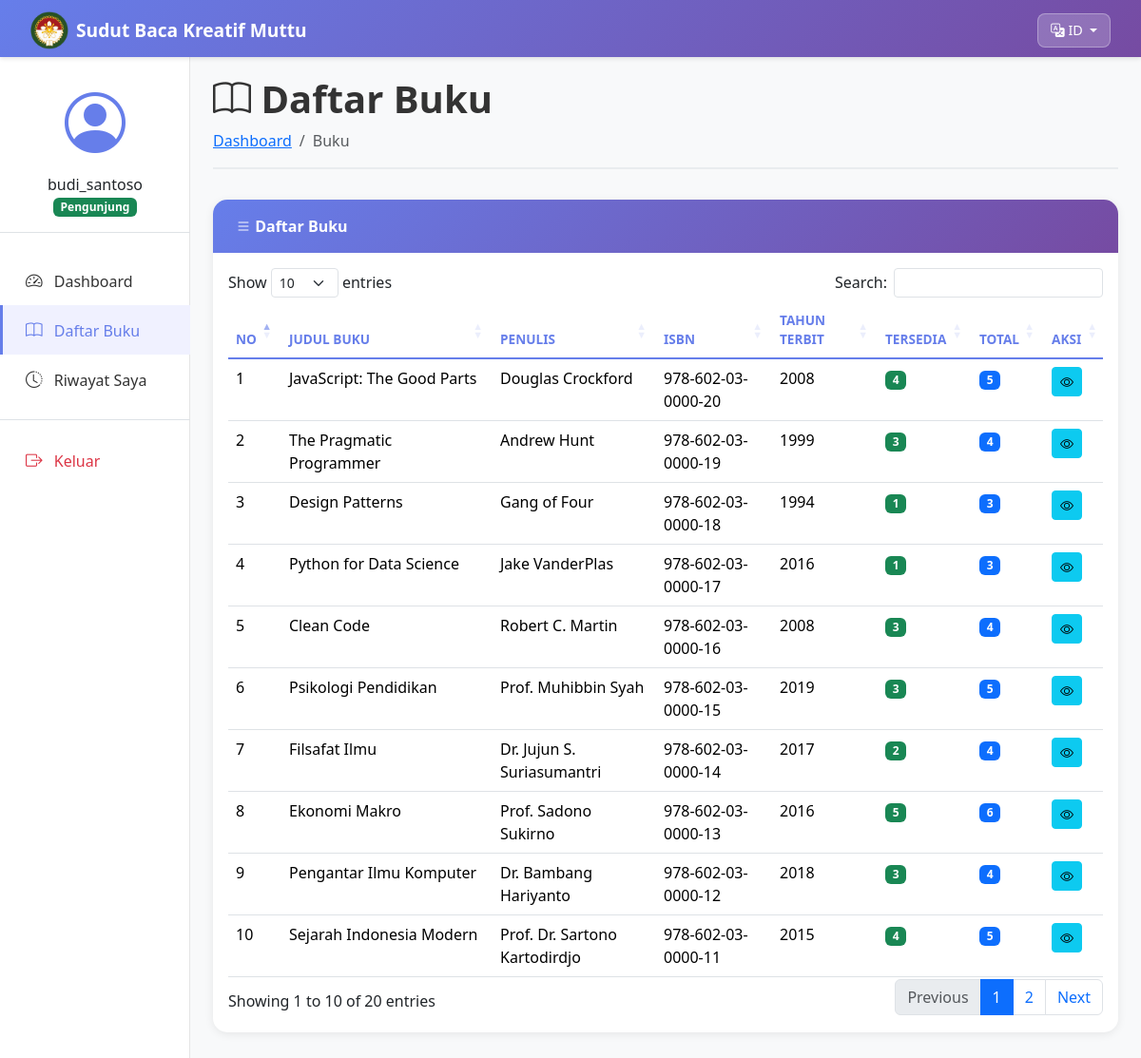
/public/books/index.php (signed in), run on the app's committed database.
### tables this page shows
CREATE TABLE books (
    id INT AUTO_INCREMENT PRIMARY KEY,
    title VARCHAR(255) NOT NULL,
    author VARCHAR(100) NOT NULL,
    published_year YEAR,
    isbn VARCHAR(20) UNIQUE,
    available_copies INT DEFAULT 0,
    total_copies INT DEFAULT 0,
    created_at TIMESTAMP DEFAULT CURRENT_TIMESTAMP
);

### src/Helpers/Session.php (called while the page is built, shortened)
<?php
class Session {
    public static function get($key) {
        return isset($_SESSION[$key]) ? $_SESSION[$key] : null;
    }
}
?>

### config/language.php (called while the page is built, shortened)
<?php
$lang = [];
$langFile = __DIR__ . '/../lang/' . $_SESSION['lang'] . '.php';
if (file_exists($langFile)) {
    $lang = require $langFile;
}
function __($key) {
    global $lang;
    $keys = explode('.', $key);
    $value = $lang;
    foreach ($keys as $k) {
        if (isset($value[$k])) {
            $value = $value[$k];
        } else {
            return $key;
        }
    }
    return $value;
}
function current_lang() {
    return $_SESSION['lang'] ?? 'id';
}

### src/Models/Book.php (called while the page is built, shortened)
<?php
class Book {
    private $db;
    public function __construct($database) {
        $this->db = $database;
    }
    public function getAll() {
        $result = $this->db->query("SELECT * FROM books ORDER BY created_at DESC");
        return $result->fetch_all(MYSQLI_ASSOC);
    }
}

### public/books/index.php (the view, shortened to what this page needs)
<?php
require_once '../../config/database.php';
require_once '../../src/Models/Book.php';
require_once '../../src/Helpers/Session.php';
$bookModel = new Book($db);
$books = $bookModel->getAll();
?>
<?php include '../layouts/header.php'; ?>
<?php include '../layouts/sidebar.php'; ?>
<main class="col-md-9 ms-sm-auto col-lg-10 px-md-4">
    <div class="page-header">
        <h1><i class="bi bi-book"></i> <?php echo $user_role === 'admin' ? __('books.title') : __('books.list'); ?></h1>
        <nav aria-label="breadcrumb">
            <ol class="breadcrumb">
                <li class="breadcrumb-item"><a href="../dashboard.php"><?php echo __('dashboard.title'); ?></a></li>
                <li class="breadcrumb-item active"><?php echo __('nav.books'); ?></li>
            </ol>
        </nav>
    </div>
    <div class="card">
        <div class="card-header d-flex justify-content-between align-items-center">
            <span><i class="bi bi-list"></i> <?php echo __('books.list'); ?></span>
        </div>
        <div class="card-body">
            <div class="table-responsive">
                <table class="table table-hover datatable">
                    <thead>
                        <tr>
                            <th>No</th>
                            <th><?php echo __('books.book_title'); ?></th>
                            <th><?php echo __('books.author'); ?></th>
                            <th><?php echo __('books.isbn'); ?></th>
                            <th><?php echo __('books.year'); ?></th>
                            <th><?php echo current_lang() == 'id' ? 'Tersedia' : 'Available'; ?></th>
                            <th>Total</th>
                            <th><?php echo __('books.actions'); ?></th>
                        </tr>
                    </thead>
                    <tbody>
                        <?php if (!empty($books)): ?>
                            <?php $no = 1; foreach ($books as $book): ?>
                                <tr>
                                    <td><?php echo $no++; ?></td>
                                    <td><?php echo htmlspecialchars($book['title']); ?></td>
                                    <td><?php echo htmlspecialchars($book['author']); ?></td>
                                    <td><?php echo htmlspecialchars($book['isbn'] ?? '-'); ?></td>
                                    <td><?php echo htmlspecialchars($book['published_year'] ?? '-'); ?></td>
                                    <td><span class="badge bg-success"><?php echo htmlspecialchars($book['available_copies'] ?? 0); ?></span></td>
                                    <td><span class="badge bg-primary"><?php echo htmlspecialchars($book['total_copies'] ?? 0); ?></span></td>
                                    <td>
                                        <a href="view.php?id=<?php echo $book['id']; ?>" class="btn btn-sm btn-info" title="Lihat Detail">
                                            <i class="bi bi-eye"></i>
                                        </a>
                                    </td>
                                </tr>
                            <?php endforeach; ?>
                        <?php else: ?>
                            <tr>
                                <td colspan="8" class="text-center">Tidak ada data buku</td>
                            </tr>
                        <?php endif; ?>
                    </tbody>
                </table>
            </div>
        </div>
    </div>
</main>
<?php include '../layouts/footer.php'; ?>

### public/layouts/header.php (style rules this page uses)
:root { --primary-gradient: linear-gradient(135deg, #667eea 0%, #764ba2 100%); --sidebar-width: 250px; }
body { font-family: 'Segoe UI', Tahoma, Geneva, Verdana, sans-serif; background-color: #f8f9fa; }
main { margin-left: var(--sidebar-width); padding: 2rem; padding-top: 80px; }
.card { border: none; border-radius: 15px; box-shadow: 0 2px 10px rgba(0,0,0,0.08); margin-bottom: 1.5rem; transition: transform 0.3s; }
.card-header { background: var(--primary-gradient); color: white; border: none; border-radius: 15px 15px 0 0 !important; padding: 1rem 1.5rem; font-weight: 600; }
.table { background: white; border-radius: 10px; }
.table thead th { border-bottom: 2px solid #667eea; color: #667eea; font-weight: 600; text-transform: uppercase; font-size: 0.85rem; }
.page-header { margin-bottom: 2rem; padding-bottom: 1rem; border-bottom: 2px solid #e9ecef; }
.page-header h1 { color: #333; font-weight: 600; margin-bottom: 0.5rem; }
.breadcrumb { background: transparent; padding: 0; margin: 0; }

### data on the page
books: title "JavaScript: The Good Parts", author "Douglas Crockford", isbn "978-602-03-0000-20", published_year "2008", available_copies "4", total_copies "5"
books: title "The Pragmatic Programmer", author "Andrew Hunt", isbn "978-602-03-0000-19", published_year "1999", available_copies "3", total_copies "4"
books: title "Design Patterns", author "Gang of Four", isbn "978-602-03-0000-18", published_year "1994", available_copies "1", total_copies "3"
books: title "Python for Data Science", author "Jake VanderPlas", isbn "978-602-03-0000-17", published_year "2016", available_copies "1", total_copies "3"
books: title "Clean Code", author "Robert C. Martin", isbn "978-602-03-0000-16", published_year "2008", available_copies "3", total_copies "4"
books: title "Psikologi Pendidikan", author "Prof. Muhibbin Syah", isbn "978-602-03-0000-15", published_year "2019", available_copies "3", total_copies "5"
books: title "Filsafat Ilmu", author "Dr. Jujun S. Suriasumantri", isbn "978-602-03-0000-14", published_year "2017", available_copies "2", total_copies "4"
books: title "Ekonomi Makro", author "Prof. Sadono Sukirno", isbn "978-602-03-0000-13", published_year "2016", available_copies "5", total_copies "6"
books: title "Pengantar Ilmu Komputer", author "Dr. Bambang Hariyanto", isbn "978-602-03-0000-12", published_year "2018", available_copies "3", total_copies "4"
books: title "Sejarah Indonesia Modern", author "Prof. Dr. Sartono Kartodirdjo", isbn "978-602-03-0000-11", published_year "2015", available_copies "4", total_copies "5"

### other printed values
__('site_name') "Sudut Baca Kreatif Muttu"
$username "budi_santoso"
__('roles.' . $user_role) "Pengunjung"
__('nav.dashboard') "Dashboard"
__('books.list') "Daftar Buku"
__('nav.logout') "Keluar"
__('dashboard.title') "Dashboard"
__('nav.books') "Buku"
__('books.book_title') "JUDUL BUKU"
__('books.author') "PENULIS"
__('books.isbn') "ISBN"
__('books.year') "TAHUN TERBIT"
__('books.actions') "AKSI"
